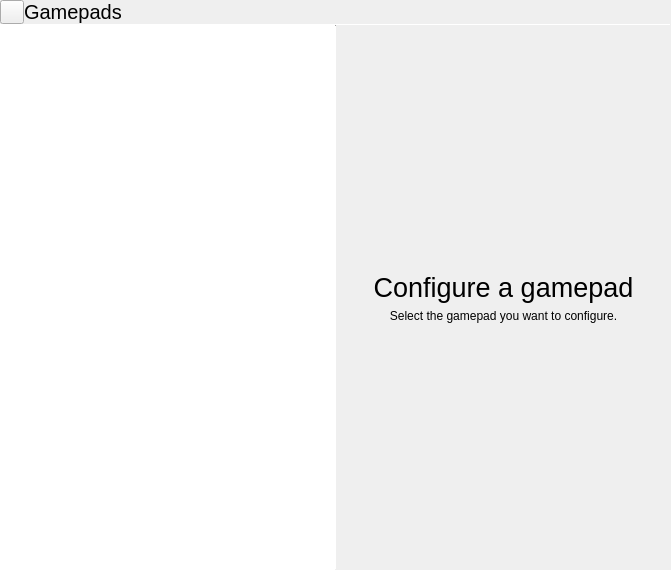
<?xml version="1.0" encoding="UTF-8"?>
<ui version="4.0">
 <class>GamepadConfigurationOverlay</class>
 <widget class="QWidget" name="GamepadConfigurationOverlay">
  <property name="geometry">
   <rect>
    <x>0</x>
    <y>0</y>
    <width>671</width>
    <height>570</height>
   </rect>
  </property>
  <property name="windowTitle">
   <string>Form</string>
  </property>
  <layout class="QVBoxLayout" name="verticalLayout">
   <property name="spacing">
    <number>0</number>
   </property>
   <property name="leftMargin">
    <number>0</number>
   </property>
   <property name="topMargin">
    <number>0</number>
   </property>
   <property name="rightMargin">
    <number>0</number>
   </property>
   <property name="bottomMargin">
    <number>0</number>
   </property>
   <item>
    <layout class="QHBoxLayout" name="horizontalLayout">
     <property name="spacing">
      <number>0</number>
     </property>
     <item>
      <widget class="QToolButton" name="backButton">
       <property name="sizePolicy">
        <sizepolicy hsizetype="Preferred" vsizetype="Preferred">
         <horstretch>0</horstretch>
         <verstretch>0</verstretch>
        </sizepolicy>
       </property>
       <property name="text">
        <string/>
       </property>
       <property name="icon">
        <iconset theme="go-previous">
         <normaloff>../theShell/statuscenter/PulseaudioPane</normaloff>../theShell/statuscenter/PulseaudioPane</iconset>
       </property>
      </widget>
     </item>
     <item>
      <widget class="QLabel" name="label">
       <property name="sizePolicy">
        <sizepolicy hsizetype="Expanding" vsizetype="Preferred">
         <horstretch>0</horstretch>
         <verstretch>0</verstretch>
        </sizepolicy>
       </property>
       <property name="font">
        <font>
         <pointsize>15</pointsize>
        </font>
       </property>
       <property name="text">
        <string>Gamepads</string>
       </property>
       <property name="margin">
        <number>9</number>
       </property>
      </widget>
     </item>
    </layout>
   </item>
   <item>
    <widget class="Line" name="line">
     <property name="maximumSize">
      <size>
       <width>16777215</width>
       <height>1</height>
      </size>
     </property>
     <property name="orientation">
      <enum>Qt::Horizontal</enum>
     </property>
    </widget>
   </item>
   <item>
    <layout class="QHBoxLayout" name="horizontalLayout_2">
     <property name="spacing">
      <number>0</number>
     </property>
     <item>
      <widget class="QListView" name="gamepadsWidget">
       <property name="frameShape">
        <enum>QFrame::NoFrame</enum>
       </property>
      </widget>
     </item>
     <item>
      <widget class="Line" name="line_2">
       <property name="maximumSize">
        <size>
         <width>1</width>
         <height>16777215</height>
        </size>
       </property>
       <property name="orientation">
        <enum>Qt::Vertical</enum>
       </property>
      </widget>
     </item>
     <item>
      <widget class="QStackedWidget" name="stackedWidget">
       <property name="currentIndex">
        <number>0</number>
       </property>
       <widget class="QWidget" name="selectGamepadPage">
        <layout class="QVBoxLayout" name="verticalLayout_2">
         <item>
          <spacer name="verticalSpacer">
           <property name="orientation">
            <enum>Qt::Vertical</enum>
           </property>
           <property name="sizeHint" stdset="0">
            <size>
             <width>20</width>
             <height>211</height>
            </size>
           </property>
          </spacer>
         </item>
         <item>
          <widget class="QLabel" name="label_2">
           <property name="font">
            <font>
             <pointsize>20</pointsize>
            </font>
           </property>
           <property name="text">
            <string>Configure a gamepad</string>
           </property>
           <property name="alignment">
            <set>Qt::AlignCenter</set>
           </property>
          </widget>
         </item>
         <item>
          <widget class="QLabel" name="label_3">
           <property name="text">
            <string>Select the gamepad you want to configure.</string>
           </property>
           <property name="alignment">
            <set>Qt::AlignCenter</set>
           </property>
          </widget>
         </item>
         <item>
          <spacer name="verticalSpacer_2">
           <property name="orientation">
            <enum>Qt::Vertical</enum>
           </property>
           <property name="sizeHint" stdset="0">
            <size>
             <width>20</width>
             <height>210</height>
            </size>
           </property>
          </spacer>
         </item>
        </layout>
       </widget>
       <widget class="QWidget" name="gamepadConfigurationPage">
        <layout class="QVBoxLayout" name="verticalLayout_4">
         <property name="spacing">
          <number>0</number>
         </property>
         <property name="leftMargin">
          <number>0</number>
         </property>
         <property name="topMargin">
          <number>0</number>
         </property>
         <property name="rightMargin">
          <number>0</number>
         </property>
         <property name="bottomMargin">
          <number>0</number>
         </property>
         <item>
          <widget class="FocusBarrier" name="focusBarrierTop">
           <property name="text">
            <string notr="true">Barrier</string>
           </property>
          </widget>
         </item>
         <item>
          <layout class="QVBoxLayout" name="verticalLayout_3">
           <property name="leftMargin">
            <number>9</number>
           </property>
           <property name="topMargin">
            <number>9</number>
           </property>
           <property name="rightMargin">
            <number>9</number>
           </property>
           <property name="bottomMargin">
            <number>6</number>
           </property>
           <item>
            <widget class="QLabel" name="label_4">
             <property name="font">
              <font>
               <weight>75</weight>
               <bold>true</bold>
              </font>
             </property>
             <property name="text">
              <string>GAMEPAD</string>
             </property>
            </widget>
           </item>
          </layout>
         </item>
         <item>
          <widget class="QPushButton" name="configureButtonMappings">
           <property name="text">
            <string>Configure Button Mappings</string>
           </property>
          </widget>
         </item>
         <item>
          <widget class="QPushButton" name="buttonIcons">
           <property name="text">
            <string>Configure Button Icons</string>
           </property>
          </widget>
         </item>
         <item>
          <widget class="Line" name="line_3">
           <property name="maximumSize">
            <size>
             <width>16777215</width>
             <height>1</height>
            </size>
           </property>
           <property name="orientation">
            <enum>Qt::Horizontal</enum>
           </property>
          </widget>
         </item>
         <item>
          <layout class="QVBoxLayout" name="verticalLayout_5">
           <property name="leftMargin">
            <number>9</number>
           </property>
           <property name="topMargin">
            <number>9</number>
           </property>
           <property name="rightMargin">
            <number>9</number>
           </property>
           <property name="bottomMargin">
            <number>6</number>
           </property>
           <item>
            <widget class="QLabel" name="label_5">
             <property name="font">
              <font>
               <weight>75</weight>
               <bold>true</bold>
              </font>
             </property>
             <property name="text">
              <string>DIAGNOSTICS</string>
             </property>
            </widget>
           </item>
          </layout>
         </item>
         <item>
          <widget class="QPushButton" name="checkButtons">
           <property name="text">
            <string>Check Buttons</string>
           </property>
          </widget>
         </item>
         <item>
          <widget class="QPushButton" name="checkSticks">
           <property name="text">
            <string>Check Sticks</string>
           </property>
          </widget>
         </item>
         <item>
          <widget class="FocusBarrier" name="focusBarrierBottom">
           <property name="text">
            <string notr="true">Barrier</string>
           </property>
          </widget>
         </item>
         <item>
          <widget class="QLabel" name="gamepadIdLabel">
           <property name="enabled">
            <bool>false</bool>
           </property>
           <property name="text">
            <string notr="true">TextLabel</string>
           </property>
           <property name="margin">
            <number>9</number>
           </property>
          </widget>
         </item>
         <item>
          <spacer name="verticalSpacer_3">
           <property name="orientation">
            <enum>Qt::Vertical</enum>
           </property>
           <property name="sizeHint" stdset="0">
            <size>
             <width>20</width>
             <height>295</height>
            </size>
           </property>
          </spacer>
         </item>
        </layout>
       </widget>
      </widget>
     </item>
    </layout>
   </item>
   <item>
    <widget class="GamepadHud" name="gamepadHud" native="true"/>
   </item>
  </layout>
 </widget>
 <customwidgets>
  <customwidget>
   <class>GamepadHud</class>
   <extends>QWidget</extends>
   <header location="global">gamepadhud.h</header>
   <container>1</container>
  </customwidget>
  <customwidget>
   <class>FocusBarrier</class>
   <extends>QPushButton</extends>
   <header location="global">focusbarrier.h</header>
  </customwidget>
 </customwidgets>
 <resources/>
 <connections/>
</ui>
